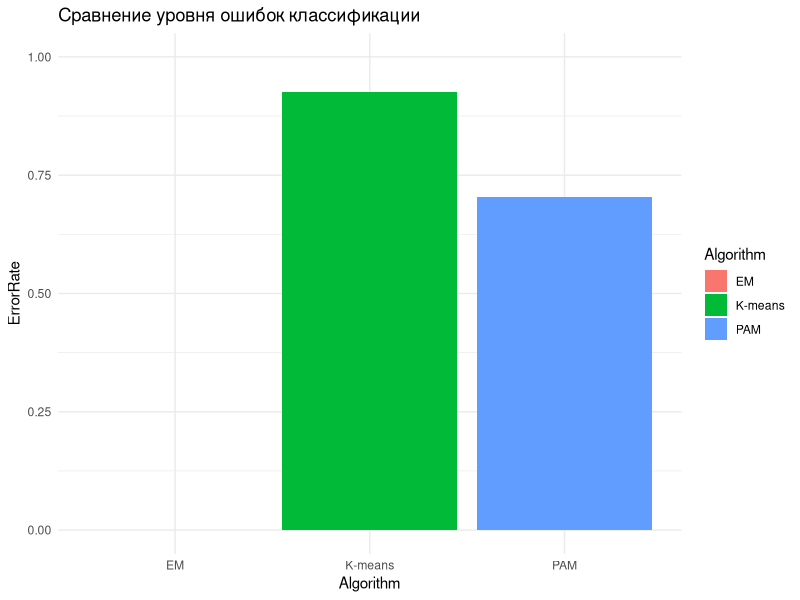

Source code (R):
# install.packages(c("cluster", "mclust", "ggplot2"))
library(cluster)
library(mclust)
library(ggplot2)

set.seed(123)
data <- data.frame(
  HairType = c("Curly","Straight","Wavy","Curly","Straight","Wavy","Curly","Straight","Wavy","Curly","Straight","Wavy","Curly","Straight","Wavy","Curly","Straight","Wavy","Curly","Straight","Wavy","Curly","Straight","Wavy","Curly","Straight","Wavy"),
  SkinColor = c("Light","Medium","Dark","Dark","Light","Medium","Medium","Dark","Light","Light","Dark","Medium","Dark","Light","Medium","Medium","Dark","Light","Light","Medium","Dark","Dark","Light","Medium","Medium","Dark","Light"),
  HairColor = c("Black","Brown","Blonde","Brown","Black","Blonde","Black","Brown","Blonde","Brown","Black","Blonde","Black","Brown","Blonde","Brown","Black","Blonde","Black","Brown","Blonde","Black","Brown","Blonde","Black","Brown","Blonde"),
  EyebrowShape = c("Straight","Arched","Straight","Arched","Straight","Arched","Straight","Arched","Straight","Arched","Straight","Arched","Straight","Arched","Straight","Arched","Straight","Arched","Straight","Arched","Straight","Arched","Straight","Arched","Straight","Arched","Straight"),
  MotherNationality = c("Creole","Sambo","Metis","Mulatto","Creole","Sambo","Metis","Mulatto","Creole","Sambo","Metis","Mulatto","Creole","Sambo","Metis","Mulatto","Creole","Sambo","Metis","Mulatto","Creole","Sambo","Metis","Mulatto","Creole","Sambo","Metis"),
  FaceShape = c("Oval","Round","Square","Oval","Round","Square","Oval","Round","Square","Oval","Round","Square","Oval","Round","Square","Oval","Round","Square","Oval","Round","Square","Oval","Round","Square","Oval","Round","Square")
)

true_labels <- factor(data$MotherNationality)

data_num <- data.frame(lapply(data, function(x) as.numeric(factor(x))))

set.seed(123)
kmeans_result <- kmeans(
  data_num,
  centers = 17,
  iter.max = 17,
  algorithm = "Hartigan-Wong"
)

em_result <- Mclust(data_num, G = 4, modelNames = "VEI")
em_clusters <- em_result$classification

pam_result <- pam(data_num, k = 4, metric = "manhattan")
pam_clusters <- pam_result$clustering

classification_error <- function(pred, true) {
  mean(pred != as.numeric(true))
}

error_kmeans <- classification_error(kmeans_result$cluster, true_labels)
error_em <- classification_error(em_clusters, true_labels)
error_pam <- classification_error(pam_clusters, true_labels)

error_df <- data.frame(
  Algorithm = c("K-means", "EM", "PAM"),
  ErrorRate = c(error_kmeans, error_em, error_pam)
)

print(error_df)

ggplot(error_df, aes(x = Algorithm, y = ErrorRate, fill = Algorithm)) +
  geom_bar(stat = "identity") +
  ylim(0, 1) +
  ggtitle("Сравнение уровня ошибок классификации") +
  theme_minimal()
